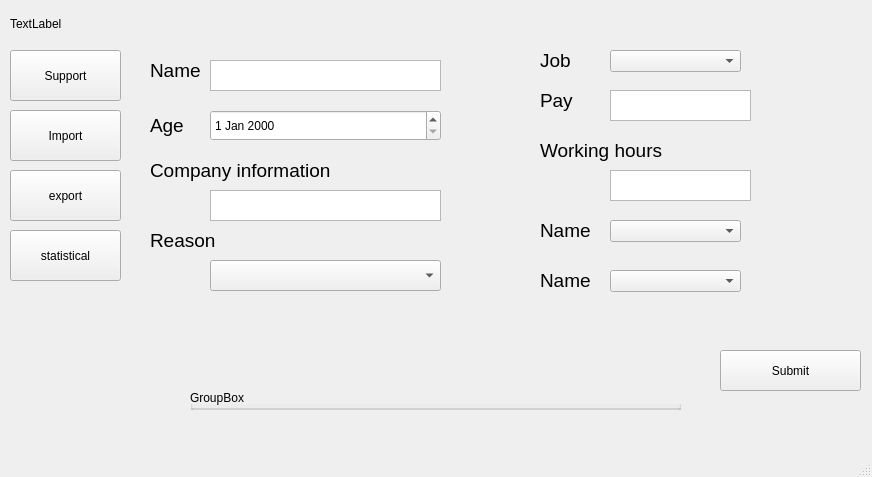
<?xml version="1.0" encoding="UTF-8"?>
<ui version="4.0">
 <class>MainWindow</class>
 <widget class="QMainWindow" name="MainWindow">
  <property name="geometry">
   <rect>
    <x>0</x>
    <y>0</y>
    <width>872</width>
    <height>477</height>
   </rect>
  </property>
  <property name="windowTitle">
   <string>MainWindow</string>
  </property>
  <widget class="QWidget" name="centralwidget">
   <widget class="QPushButton" name="pushButton">
    <property name="geometry">
     <rect>
      <x>10</x>
      <y>50</y>
      <width>111</width>
      <height>51</height>
     </rect>
    </property>
    <property name="text">
     <string>Support</string>
    </property>
   </widget>
   <widget class="QLabel" name="label">
    <property name="geometry">
     <rect>
      <x>10</x>
      <y>3</y>
      <width>111</width>
      <height>41</height>
     </rect>
    </property>
    <property name="text">
     <string>TextLabel</string>
    </property>
   </widget>
   <widget class="QPushButton" name="pushButton_2">
    <property name="geometry">
     <rect>
      <x>10</x>
      <y>110</y>
      <width>111</width>
      <height>51</height>
     </rect>
    </property>
    <property name="text">
     <string>Import</string>
    </property>
   </widget>
   <widget class="QPushButton" name="pushButton_3">
    <property name="geometry">
     <rect>
      <x>10</x>
      <y>170</y>
      <width>111</width>
      <height>51</height>
     </rect>
    </property>
    <property name="text">
     <string>export</string>
    </property>
   </widget>
   <widget class="QPushButton" name="pushButton_4">
    <property name="geometry">
     <rect>
      <x>10</x>
      <y>230</y>
      <width>111</width>
      <height>51</height>
     </rect>
    </property>
    <property name="text">
     <string>statistical</string>
    </property>
   </widget>
   <widget class="QLabel" name="label_2">
    <property name="geometry">
     <rect>
      <x>150</x>
      <y>60</y>
      <width>51</width>
      <height>21</height>
     </rect>
    </property>
    <property name="font">
     <font>
      <pointsize>14</pointsize>
     </font>
    </property>
    <property name="text">
     <string>Name</string>
    </property>
   </widget>
   <widget class="QTextEdit" name="textEdit">
    <property name="geometry">
     <rect>
      <x>210</x>
      <y>60</y>
      <width>231</width>
      <height>31</height>
     </rect>
    </property>
   </widget>
   <widget class="QLabel" name="label_3">
    <property name="geometry">
     <rect>
      <x>150</x>
      <y>110</y>
      <width>51</width>
      <height>31</height>
     </rect>
    </property>
    <property name="font">
     <font>
      <pointsize>14</pointsize>
     </font>
    </property>
    <property name="text">
     <string>Age</string>
    </property>
   </widget>
   <widget class="QTextEdit" name="textEdit_3">
    <property name="geometry">
     <rect>
      <x>210</x>
      <y>190</y>
      <width>231</width>
      <height>31</height>
     </rect>
    </property>
   </widget>
   <widget class="QLabel" name="label_4">
    <property name="geometry">
     <rect>
      <x>150</x>
      <y>160</y>
      <width>181</width>
      <height>21</height>
     </rect>
    </property>
    <property name="font">
     <font>
      <pointsize>14</pointsize>
     </font>
    </property>
    <property name="text">
     <string>Company information</string>
    </property>
   </widget>
   <widget class="QLabel" name="label_5">
    <property name="geometry">
     <rect>
      <x>150</x>
      <y>230</y>
      <width>141</width>
      <height>21</height>
     </rect>
    </property>
    <property name="font">
     <font>
      <pointsize>14</pointsize>
     </font>
    </property>
    <property name="text">
     <string>Reason</string>
    </property>
   </widget>
   <widget class="QPushButton" name="pushButton_5">
    <property name="geometry">
     <rect>
      <x>720</x>
      <y>350</y>
      <width>141</width>
      <height>41</height>
     </rect>
    </property>
    <property name="text">
     <string>Submit</string>
    </property>
   </widget>
   <widget class="QComboBox" name="comboBox_job">
    <property name="geometry">
     <rect>
      <x>610</x>
      <y>50</y>
      <width>131</width>
      <height>22</height>
     </rect>
    </property>
   </widget>
   <widget class="QLabel" name="label_6">
    <property name="geometry">
     <rect>
      <x>540</x>
      <y>50</y>
      <width>51</width>
      <height>21</height>
     </rect>
    </property>
    <property name="font">
     <font>
      <pointsize>14</pointsize>
     </font>
    </property>
    <property name="text">
     <string>Job</string>
    </property>
   </widget>
   <widget class="QComboBox" name="comboBox_2">
    <property name="geometry">
     <rect>
      <x>610</x>
      <y>220</y>
      <width>131</width>
      <height>22</height>
     </rect>
    </property>
   </widget>
   <widget class="QLabel" name="label_7">
    <property name="geometry">
     <rect>
      <x>540</x>
      <y>140</y>
      <width>131</width>
      <height>21</height>
     </rect>
    </property>
    <property name="font">
     <font>
      <pointsize>14</pointsize>
     </font>
    </property>
    <property name="layoutDirection">
     <enum>Qt::LeftToRight</enum>
    </property>
    <property name="text">
     <string>Working hours</string>
    </property>
   </widget>
   <widget class="QLabel" name="label_8">
    <property name="geometry">
     <rect>
      <x>540</x>
      <y>220</y>
      <width>51</width>
      <height>21</height>
     </rect>
    </property>
    <property name="font">
     <font>
      <pointsize>14</pointsize>
     </font>
    </property>
    <property name="text">
     <string>Name</string>
    </property>
   </widget>
   <widget class="QLabel" name="label_9">
    <property name="geometry">
     <rect>
      <x>540</x>
      <y>270</y>
      <width>51</width>
      <height>21</height>
     </rect>
    </property>
    <property name="font">
     <font>
      <pointsize>14</pointsize>
     </font>
    </property>
    <property name="text">
     <string>Name</string>
    </property>
   </widget>
   <widget class="QComboBox" name="comboBox_4">
    <property name="geometry">
     <rect>
      <x>610</x>
      <y>270</y>
      <width>131</width>
      <height>22</height>
     </rect>
    </property>
   </widget>
   <widget class="QDateEdit" name="dateEdit">
    <property name="geometry">
     <rect>
      <x>210</x>
      <y>110</y>
      <width>231</width>
      <height>31</height>
     </rect>
    </property>
   </widget>
   <widget class="QComboBox" name="comboBox_5">
    <property name="geometry">
     <rect>
      <x>210</x>
      <y>260</y>
      <width>231</width>
      <height>31</height>
     </rect>
    </property>
   </widget>
   <widget class="QTextEdit" name="textEdit_2">
    <property name="geometry">
     <rect>
      <x>610</x>
      <y>170</y>
      <width>141</width>
      <height>31</height>
     </rect>
    </property>
   </widget>
   <widget class="QGroupBox" name="groupBox_2">
    <property name="geometry">
     <rect>
      <x>190</x>
      <y>390</y>
      <width>491</width>
      <height>20</height>
     </rect>
    </property>
    <property name="title">
     <string>GroupBox</string>
    </property>
   </widget>
   <widget class="QLabel" name="label_10">
    <property name="geometry">
     <rect>
      <x>540</x>
      <y>90</y>
      <width>131</width>
      <height>21</height>
     </rect>
    </property>
    <property name="font">
     <font>
      <pointsize>14</pointsize>
     </font>
    </property>
    <property name="layoutDirection">
     <enum>Qt::LeftToRight</enum>
    </property>
    <property name="text">
     <string>Pay</string>
    </property>
   </widget>
   <widget class="QTextEdit" name="textEdit_4">
    <property name="geometry">
     <rect>
      <x>610</x>
      <y>90</y>
      <width>141</width>
      <height>31</height>
     </rect>
    </property>
   </widget>
  </widget>
  <widget class="QMenuBar" name="menubar">
   <property name="geometry">
    <rect>
     <x>0</x>
     <y>0</y>
     <width>872</width>
     <height>21</height>
    </rect>
   </property>
  </widget>
  <widget class="QStatusBar" name="statusbar"/>
 </widget>
 <resources/>
 <connections/>
</ui>
